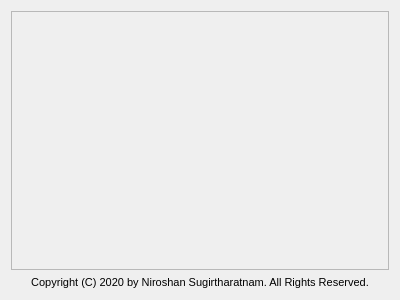
<?xml version="1.0" encoding="UTF-8"?>
<ui version="4.0">
 <class>MainView</class>
 <widget class="QWidget" name="MainView">
  <property name="geometry">
   <rect>
    <x>0</x>
    <y>0</y>
    <width>400</width>
    <height>300</height>
   </rect>
  </property>
  <property name="windowTitle">
   <string>Form</string>
  </property>
  <layout class="QVBoxLayout" name="verticalLayout">
   <item>
    <widget class="QScrollArea" name="scrollArea">
     <property name="widgetResizable">
      <bool>true</bool>
     </property>
     <widget class="QWidget" name="scrollAreaWidgetContents">
      <property name="geometry">
       <rect>
        <x>0</x>
        <y>0</y>
        <width>380</width>
        <height>261</height>
       </rect>
      </property>
     </widget>
    </widget>
   </item>
   <item>
    <widget class="QLabel" name="copyrightMessage">
     <property name="maximumSize">
      <size>
       <width>16777215</width>
       <height>18</height>
      </size>
     </property>
     <property name="font">
      <font>
       <pointsize>8</pointsize>
       <stylestrategy>PreferAntialias</stylestrategy>
       <kerning>true</kerning>
      </font>
     </property>
     <property name="text">
      <string>Copyright (C) 2020 by Niroshan Sugirtharatnam. All Rights Reserved.</string>
     </property>
     <property name="alignment">
      <set>Qt::AlignCenter</set>
     </property>
    </widget>
   </item>
  </layout>
 </widget>
 <resources/>
 <connections/>
</ui>
